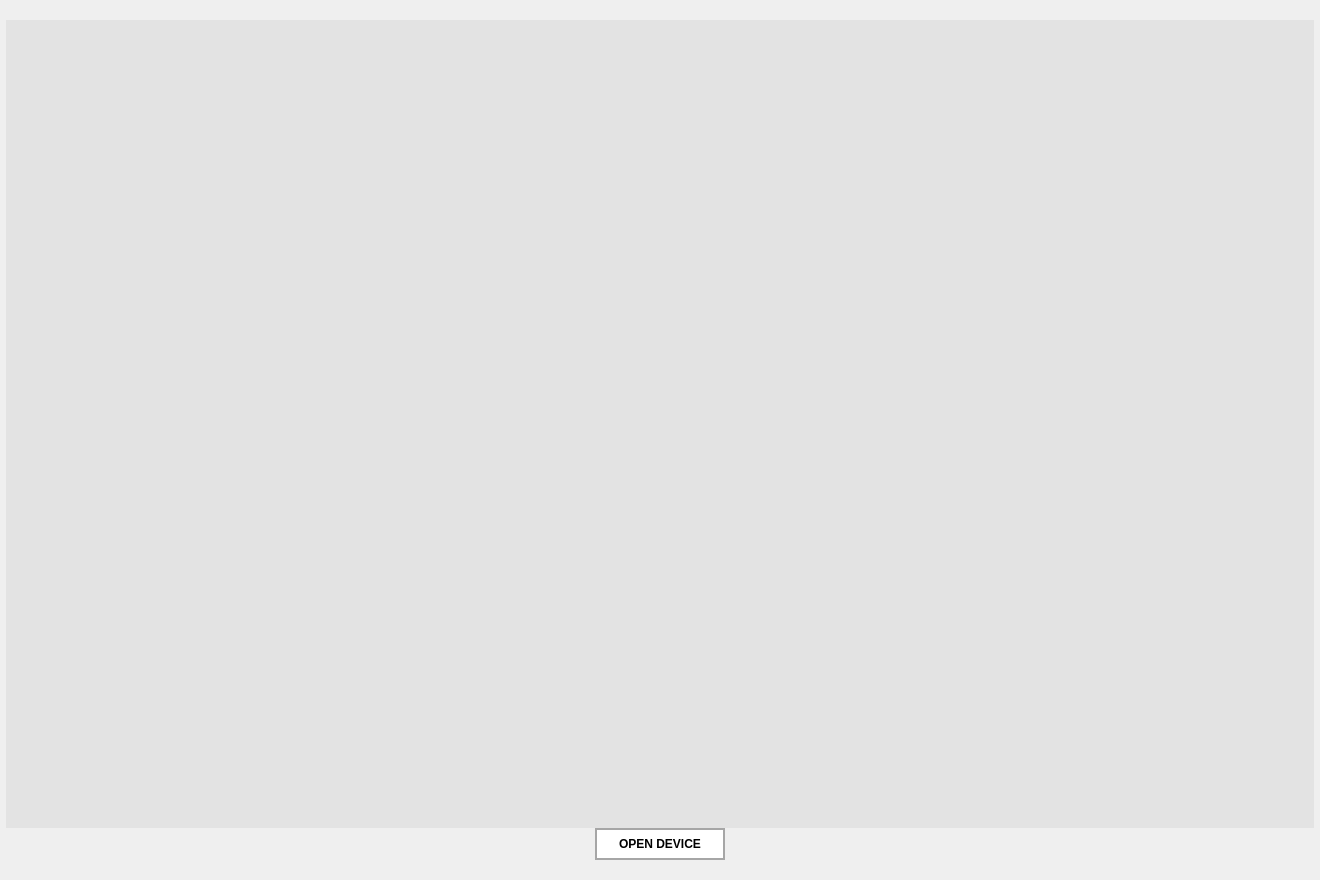
<?xml version="1.0" encoding="UTF-8"?>
<ui version="4.0">
 <class>Form</class>
 <widget class="QWidget" name="Form">
  <property name="geometry">
   <rect>
    <x>0</x>
    <y>0</y>
    <width>1320</width>
    <height>880</height>
   </rect>
  </property>
  <property name="windowTitle">
   <string>Form</string>
  </property>
  <property name="styleSheet">
   <string notr="true">QTableView{
	margin-top: 10px;
}

QPushButton{
	background-color: rgb(255, 255, 255);
	border: 2px solid #A6A6A6;
}

QPushButton:hover{
	background-color: rgb(230, 230, 230);
}

QPushButton:pressed{
	background-color: rgb(200, 200, 200);
}</string>
  </property>
  <layout class="QVBoxLayout" name="verticalLayout_2" stretch="95,5">
   <property name="spacing">
    <number>0</number>
   </property>
   <property name="leftMargin">
    <number>6</number>
   </property>
   <property name="topMargin">
    <number>20</number>
   </property>
   <property name="rightMargin">
    <number>6</number>
   </property>
   <property name="bottomMargin">
    <number>10</number>
   </property>
   <item>
    <widget class="QFrame" name="frame_tables">
     <property name="styleSheet">
      <string notr="true">QFrame{
	background-color: rgb(227, 227, 227);
}</string>
     </property>
     <property name="frameShape">
      <enum>QFrame::NoFrame</enum>
     </property>
     <property name="frameShadow">
      <enum>QFrame::Plain</enum>
     </property>
     <layout class="QHBoxLayout" name="horizontalLayout_frame_tables"/>
    </widget>
   </item>
   <item>
    <widget class="QFrame" name="frame_open_device">
     <property name="styleSheet">
      <string notr="true"/>
     </property>
     <property name="frameShape">
      <enum>QFrame::NoFrame</enum>
     </property>
     <property name="frameShadow">
      <enum>QFrame::Plain</enum>
     </property>
     <layout class="QHBoxLayout" name="horizontalLayout_frame_open_device">
      <property name="spacing">
       <number>6</number>
      </property>
      <property name="leftMargin">
       <number>9</number>
      </property>
      <property name="topMargin">
       <number>0</number>
      </property>
      <property name="rightMargin">
       <number>9</number>
      </property>
      <item>
       <spacer name="horizontalSpacer_open_device_1">
        <property name="orientation">
         <enum>Qt::Horizontal</enum>
        </property>
        <property name="sizeHint" stdset="0">
         <size>
          <width>40</width>
          <height>20</height>
         </size>
        </property>
       </spacer>
      </item>
      <item>
       <widget class="QPushButton" name="pushButton_open_device">
        <property name="minimumSize">
         <size>
          <width>130</width>
          <height>32</height>
         </size>
        </property>
        <property name="font">
         <font>
          <weight>75</weight>
          <bold>true</bold>
         </font>
        </property>
        <property name="text">
         <string>OPEN DEVICE</string>
        </property>
       </widget>
      </item>
      <item>
       <spacer name="horizontalSpacer_open_device_2">
        <property name="orientation">
         <enum>Qt::Horizontal</enum>
        </property>
        <property name="sizeHint" stdset="0">
         <size>
          <width>40</width>
          <height>20</height>
         </size>
        </property>
       </spacer>
      </item>
     </layout>
    </widget>
   </item>
  </layout>
 </widget>
 <resources/>
 <connections/>
</ui>
